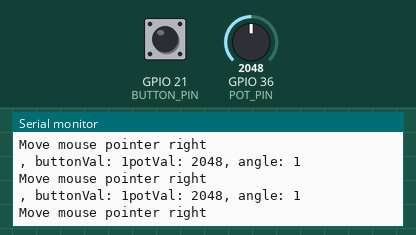
This sketch was run on a simulated ESP32. On the bench: the last lines printed to the serial monitor. Inputs (shaded band) come from the test bench; at power-on: GPIO 36 (POT_PIN) = 2048, GPIO 21 (BUTTON_PIN) HIGH. USB keyboard and mouse output is not drawn.

Above: at 1.2 s.
1.3 s: GPIO 36 (POT_PIN) set to 2866
At 2.4 s:
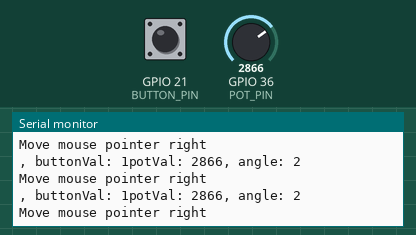
2.8 s: GPIO 21 (BUTTON_PIN) pulled LOW for 0.15 s
4.4 s: GPIO 36 (POT_PIN) set to 3603
At 4.9 s:
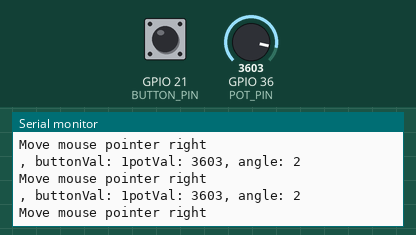
5.9 s: GPIO 21 (BUTTON_PIN) pulled LOW for 1 s
Timing chart, 0 to 8.9 s (numbered marks = the images above; inputs shaded):
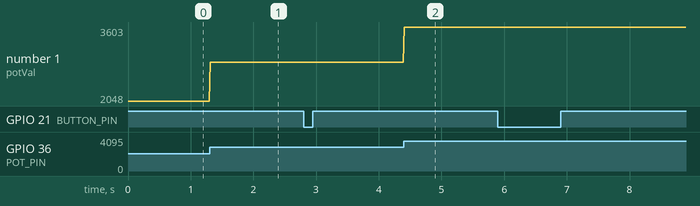

Measured:
- after the input at 1.3 s, the serial monitor: prints a new line at once (image 1)
- after the input at 4.4 s, the serial monitor: prints a new line at once (image 2)
- plotted number 1: 2048 → 2866 after the input at 1.3 s, 2866 → 3603 after the input at 4.4 s

The sketch:

OpenMouseESPTest.ino
```cpp
#include <BleMouse.h>

BleMouse bleMouse;
int const POT_PIN = 36;  // analog pin used to connect the potentiometer
int potVal = 0;             // variable to read the value from the analog pin
int angle;              // variable to hold the angle for the servo motor
int buttonVal = 0;
int const BUTTON_PIN=21;

float floatMap(float x, float in_min, float in_max, float out_min, float out_max) {
  return (x - in_min) * (out_max - out_min) / (in_max - in_min) + out_min;
}

void setup() {
  Serial.begin(115200);
  Serial.println("Starting BLE work!");
  bleMouse.begin();
  analogSetAttenuation(ADC_11db);
  pinMode(BUTTON_PIN, INPUT_PULLUP);
}

void loop() {
  buttonVal = digitalRead(BUTTON_PIN);
  potVal = analogRead(POT_PIN);

  Serial.print(", buttonVal: ");
  Serial.print(buttonVal);

  Serial.print("potVal: ");
  Serial.print(potVal);

  angle = floatMap(potVal, 0, 4095, 0, 3.3);

  Serial.print(", angle: ");
  Serial.println(angle);

  if(bleMouse.isConnected())
  {
    Serial.println("Move mouse pointer right");
    if(buttonVal==0)
    {
      bleMouse.move(1,0);
    }
  }
  delay(15);
}
```
